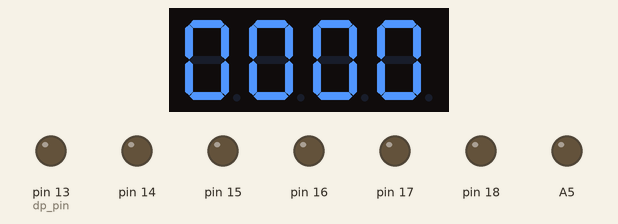
Simulated run of this sketch. Board: Arduino Uno, built with avr-gcc and run on an emulated ATmega328P. On the bench: 4-digit seven-segment display, output pins drawn as LEDs (lit = HIGH). Wiring (inferred from the names in the program): 4-digit 7-segment display, segments lit when HIGH: segments pin 6, pin 7, pin 8, pin 9, pin 10, pin 11, pin 12; digit selects pin 2, pin 3, pin 4, pin 5. The segment pins are drawn as the display they are named for; pins used as bus, display or sensor lines are not drawn; what the sketch prints to the serial monitor is not drawn.

Above: at 0.1 s.
At 1.2 s:
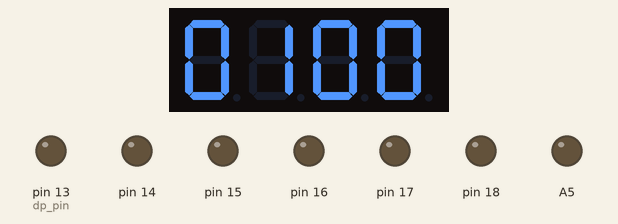
At 2.1 s:
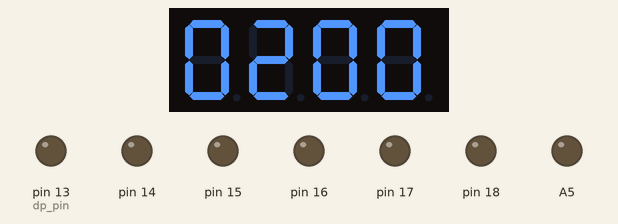
At 3.4 s:
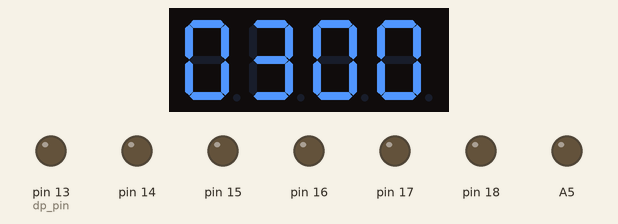
At 6.1 s:
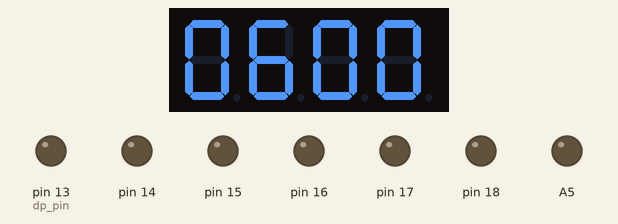
At 19.95 s:
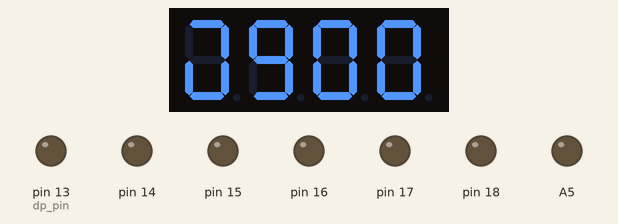

The sketch:

RES_03_10_Timer_SerialOut.ino
```cpp
/**********************************************************************;
* Project           : RES_Class, Communication, IR_Remote_Key_Display, RES_Protocol_Design,
*
* Program name      : RES_03_10_Timer_SerialOut.ino
*
* Author            : Jong-Hoon Kim
*
* Date created      : 02/23/2023
*
* Purpose           : how to use a 4-digit timer and understanding non-blocking code
*
* Revision History  :
*
* Date        Author      Ref    Revision (Date in MMDDYYYY format)
* MMDDYYYY    name      1  v-xx   revision note.
*
*********************************************************************/
#include "Segment.h"
#include "Digit.h"
#include "Display.h"

const byte digit_pins[4] = {2, 3, 4, 5};  // From com1 - com4
const byte segment_pins[7]= {6,7,8,9,10,11,12};  // From a - g (abc...g)
const byte dp_pin = 13; //3;
Display d(digit_pins, segment_pins, dp_pin);

unsigned long currentMillis = 0;
unsigned long nextMillis = 0;
unsigned long minutes = 0;
unsigned long seconds = 0;
unsigned long fraction = 0;
void setup(){
  Serial.begin(9600);
  Serial.println("4-digit Timer");
  for (int i = 0; i <= A5; i++) {
    pinMode(i, OUTPUT);
  }
}
String msg = "0";
String strFraction = "0";
String strMinutes = "0";
String strSeconds = "0";

void loop(){
  currentMillis = millis();
  if (currentMillis > nextMillis){
    fraction = currentMillis / 10;
    seconds = currentMillis / 1000;
    minutes = seconds / 60;

//    minutes %=60;
//    if (minutes < 10) msg ="0";
//    msg = msg + String (minutes);
//    seconds %= 60;
//    if (minutes < 10) msg = msg+ "0";
//    msg = msg + String(minutes);

    fraction = fraction&10;
    if ( fraction < 10) strFraction = "0"+String (fraction); else strFraction = String (fraction) ;
    minutes = minutes % 60;
    if (minutes < 10 ) strMinutes = "0"+String (minutes);  else strMinutes = String (minutes) ;
    seconds = seconds % 60;
    if (seconds < 10) strSeconds = "0"+String (seconds); else strSeconds = String (seconds) ;
    msg = strSeconds+"."+strFraction;
//    msg = strMinutes+"."+strSeconds;
    Serial.println(msg);
    nextMillis = currentMillis + 10;
  }

  d.print(msg);
//  d.print("61.11");
}
```

Digit.cpp
```cpp
// (licence header left out)
#include "Digit.h"

void Digit::toggle() {
    state = !state;
    digitalWrite(pin, state);
}

void Digit::toggle(bool arg_state) {
  if (arg_state == state) {
    state = !arg_state;
    digitalWrite(pin, state);
  }
}
```

Digit.h
```cpp
// (licence header left out)
#ifndef DIGIT_H_INCLUDED
#define DIGIT_H_INCLUDED

#include <Arduino.h>

/* Digit - Hardware abstraction for COM pins */
class Digit {
public:
  Digit(byte pin) : pin(pin) {
    digitalWrite(pin, OFF);
    state = OFF;
  }

  void toggle();
  void toggle(bool arg_state);

private:
  const bool OFF = HIGH;
  const bool ON = LOW;

  byte pin;
  bool state;
};

#endif // DIGIT_H_INCLUDED
```

Display.cpp
```cpp
// (licence header left out)
#include "Display.h"

/* Segment states for values 0-9 */
num_segs_t num_segs
{
//{a, b, c, d, e, f, g},
  {true, true, true, true, true, true, false},     // 0
  {false, true, true, false, false, false, false}, // 1
  {true, true, false, true, true, false, true},    // 2
  {true, true, true, true, false, false, true},    // 3
  {false, true, true, false, false, true, true},   // 4
  {true, false, true, true, false, true, true},    // 5
  {true, false, true, true, true, true, true},     // 6
  {true, true, true, false, false, false, false},  // 7
  {true, true, true, true, true, true, true},      // 8
  {true, true, true, true, false, true, true}      // 9
};

//#ifdef DISABLE_DP
//void Display::print(const char num[4]) {
//
//  toggle(false);
//
//  /* Display one digit at a time */
//  for (int i = 0; i < strlen(num); i++) {
//
//    /* Toggle segments for current digit */
//    for (int j = 0; j < 7; j++) {
//      segments[j]->toggle(num_segs[num[i] - 0x30][j]);
//    }
//
//    /* Add 1ms offset for previous digit to clear, in order to prevent flickering from upcoming digit */
//    delay(1);
//    digits[i]->toggle(true);
//
//    /* Provide digit sufficient time to display */
//    delay(1);
//    digits[i]->toggle(false);
//  }
//}
//
//#else
//
//void Display::print(const char num[5]) {
//
//  toggle(false);
//
//  bool next_char_dp = false;
//  int is_dp_num = 0;
//
//  /* Display one digit at a time */
//  for (int i = 0; i < strlen(num); i++) {
//
//    /* Toggle segments for current digit */
//    for (int j = 0; j < 7; j++) {
//      segments[j]->toggle(num_segs[num[i] - 0x30][j]);
//    }
//
//    /* Next character is decimal point */
//    next_char_dp  = (i + 1 < 5 && num[i + 1] == '.');
//
//    /* Add 1ms offset for previous digit to clear, in order to prevent flickering from upcoming digit */
//    delay(1);
//    digits[i - is_dp_num]->toggle(true);
//    dp->toggle(next_char_dp); // Turn decimal point on if next character is decimal point
//
//    /* Provide digit sufficient time to display */
//    delay(1);
//    digits[i - is_dp_num]->toggle(false);
//    dp->toggle(false);
//
//    /* Indicate that we're wokring with a decimal point number */
//    if (next_char_dp && !is_dp_num && ++i) {
//      is_dp_num = 1;
//    }
//
//  }
//}
//#endif

void Display::print(String str) {
  //this function takes a string type value as argument and display the value in the 4 digit display without any decimal point
  toggle(false);

  bool next_char_dp = false;    // dp
  int is_dp_num = 0;            // dp


  /* Display one digit at a time */
  for (int i = 0; i < str.length(); i++) {

    /* Toggle segments for current digit */
    for (int j = 0; j < 7; j++) {
      segments[j]->toggle(num_segs[str[i] - 0x30][j]);
    }

    /* Next character is decimal point */
    next_char_dp  = (i + 1 < 5 && str[i + 1] == '.');

    /* Add 1ms offset for previous digit to clear, in order to prevent flickering from upcoming digit */
    delayMicroseconds(50);
    digits[i - is_dp_num]->toggle(true); // dp
    digits[i]->toggle(true);

    /* Provide digit sufficient time to display */
    delayMicroseconds(50);
    digits[i - is_dp_num]->toggle(false); // dp
    digits[i]->toggle(false);

    /* Indicate that we're wokring with a decimal point number */
    if (next_char_dp && !is_dp_num && ++i) {
      is_dp_num = 1;
    }


  }
}


/* Enable/Disable all digits */
void Display::toggle() {
  state = !state;
  for (int i = 0; i < 4; i++) {
    digits[i]->toggle(state);
  }
}

void Display::toggle(bool arg_state) {
  if (state != arg_state) {
    state = arg_state;
    for (int i = 0; i < 4; i++) {
      digits[i]->toggle(state);
    }
  }
}

/* Enable (all) segments */
void Display::fill(bool all) {
  /* Turn on all displays */
  if (all) {
    toggle(true);
  }

  for (int i = 0; i < 7; i++) {
    segments[i]->toggle(true);
  }
}

/* Disable (all) segments */
void Display::empty() {
  for (int i = 0; i < 7; i++) {
    segments[i]->toggle(false);
  }
}
```

Display.h
```cpp
// (licence header left out)
#ifndef DISPLAY_H_INCLUDED
#define DISPLAY_H_INCLUDED

#include <Arduino.h>

#include "Segment.h"
#include "Digit.h"

typedef bool num_segs_t[10][7];

/* Display - Handles digits and segments */
class Display {

private:
  bool state = false;

public:
  /* Abstract HW Access */
  Digit *digits[4];   // Stores digit objects to activate/disable COMs
  Segment *segments[7];         // Stores segment objects from a -g (abc..g) to activate and disable segments
  DecimalPoint *dp;             // Stores dp object to activate/disable dp

#ifdef DISABLE_DP
  Display(byte digit_pins[4], byte segment_pins[7]) {
#else
  Display(byte digit_pins[4], byte segment_pins[7], byte dp_pin) {
    /* Assign dp */
    dp = new DecimalPoint(dp_pin);
#endif
    /* Assign Digits */
    for (int i = 0; i < 4; i++) {
      digits[i] = new Digit(digit_pins[i]);
    }

    /* Assign Segments */
    for (int i = 0; i < 7; i++) {
      segments[i] = new Segment(segment_pins[i]);
    }
  }

/* Print to 4 digit segment display */
#ifdef DISABLE_DP
  void print(const char num[4]);
#else
  void print(const char num[5]);
#endif

void print(String str);

  /* Enable/Disable all digits */
  void toggle();
  void toggle(bool arg_state);

  /* Enable (all) segments */
  void fill(bool all = true);

  /* Disable all segments */
  void empty();
};

#endif // DISPLAY_H_INCLUDED
```

Segment.cpp
```cpp
// (licence header left out)
#include "Segment.h"

void Segment::toggle() {
  state = !state;
  digitalWrite(pin, state);
}

void Segment::toggle(bool arg_state) {
  /* Only enable or disable segment if necessary
   * (Ex. If number 8 has been displayed prior to displaying number 9, only disable segment 'e') */
  if (state != arg_state) {
    state = arg_state;
    digitalWrite(pin, state);
  }
}
```

Segment.h
```cpp
// (licence header left out)
#ifndef SEGMENT_H_INCLUDED
#define SEGMENT_H_INCLUDED

#include <Arduino.h>

/* Segment - Hardware abstraction for segments */
class Segment {

public:
  Segment(byte pin) : pin(pin) {};

  void toggle();
  void toggle(bool arg_state);

private:
  byte pin;
  bool state = LOW;
};

typedef Segment DecimalPoint;

#endif // SEGMENT_H_INCLUDED
```

Measured:
- what the display in image 0 shows lasts 1.1 s, from 0.0 s to 1.1 s
- what the display in image 1 shows lasts 1.0 s, from 1.1 s to 2.1 s
- what the display in image 3 shows lasts 0.7 s, from 3.4 s to 4.1 s
